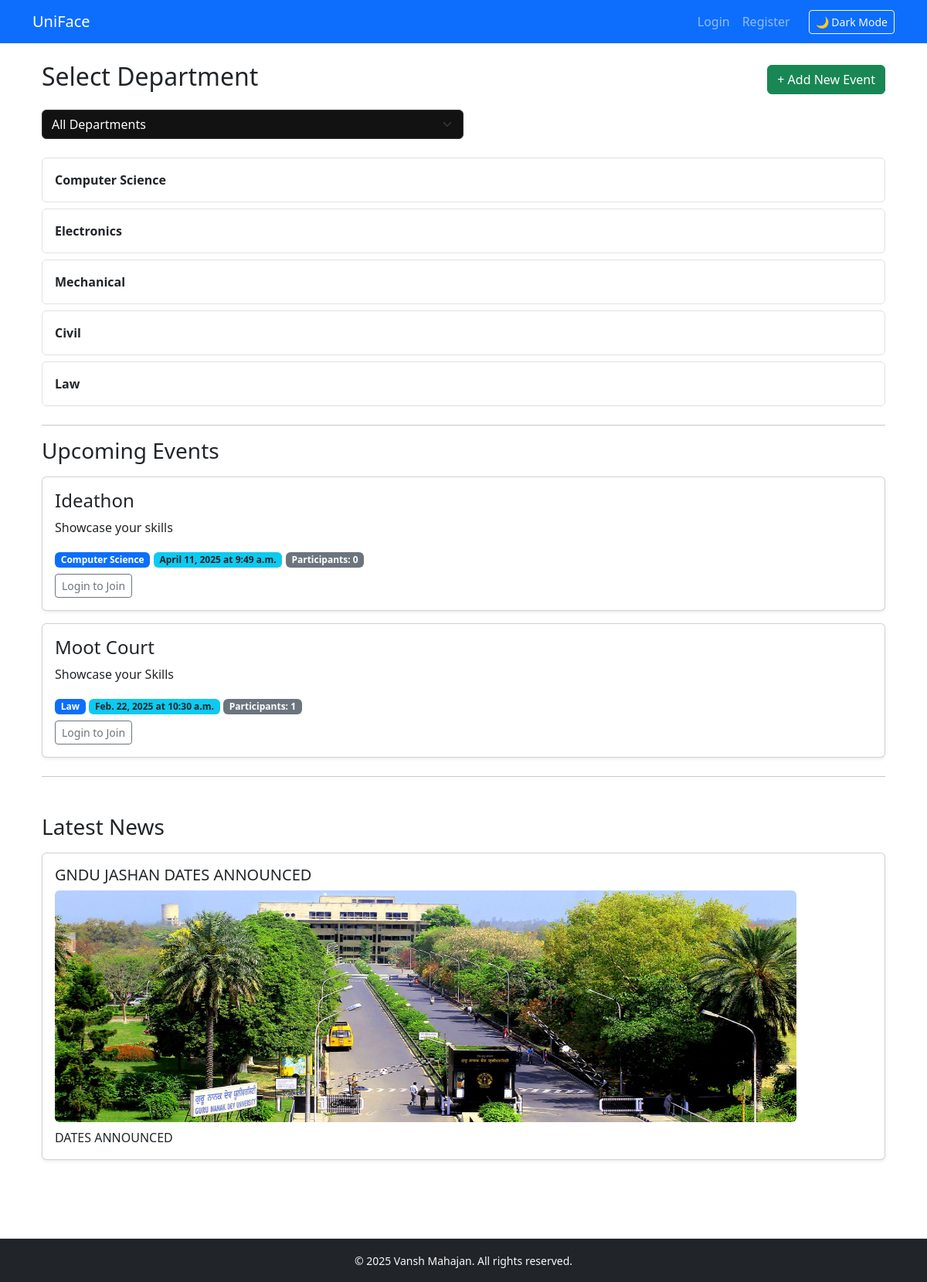
The app's page /, older data.
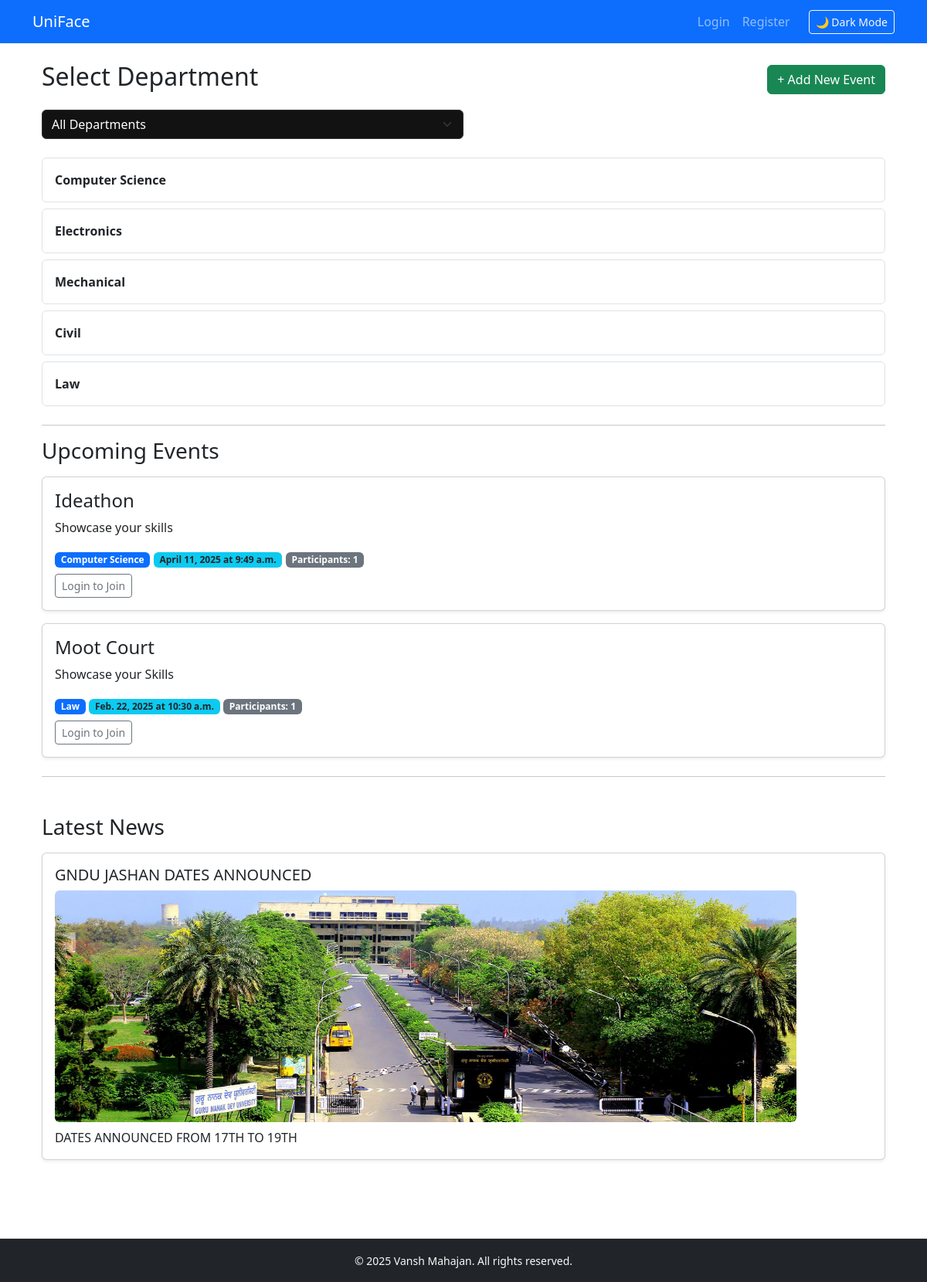
The same page, newer data.
### core/models.py (models this page shows, shortened)
class Department(models.Model):
    name = models.CharField(max_length=100, unique=True)
    description = models.TextField(blank=True)
    email = models.EmailField(blank=True, null=True)
    followers = models.ManyToManyField(User,related_name='followed_departments', blank=True)

class Event(models.Model):
    department = models.ForeignKey(Department, on_delete=models.CASCADE)
    title = models.CharField(max_length=255)
    description = models.TextField()
    date = models.DateField()
    time = models.TimeField()
    created_by = models.ForeignKey(User, on_delete=models.CASCADE, null=True, blank=True)
    participants = models.ManyToManyField(User, related_name='joined_events', blank=True)
    attendees = models.ManyToManyField(User, related_name='event_rsvps', blank=True)

class News(models.Model):
    department = models.ForeignKey(Department, on_delete=models.CASCADE)
    title = models.CharField(max_length=200)
    content = models.TextField()
    image = models.ImageField(upload_to='news_images/', null=True, blank=True)
    content = models.TextField()
    posted_by = models.ForeignKey(User, on_delete=models.SET_NULL, null=True)
    created_at = models.DateTimeField(auto_now_add=True)

### core/views.py (the view)
# urls.py: path('', views.home, name='home'),
def home(request):
    departments = Department.objects.all()
    selected_department = request.GET.get('department')
    events = Event.objects.all()
    news = News.objects.all()
    if selected_department:
        events = events.filter(department__id=selected_department)
        news = news.filter(department__id=selected_department)
    return render(request, 'core/home.html', {
        'departments': departments,
        'events': events,
        'news': news,
        'selected_department': selected_department
    })

### core/templates/core/home.html (shortened to what this page needs)
{% extends 'core/base.html' %}
{% block content %}
<div class="container mt-4">
    <div class="d-flex justify-content-between align-items-center mb-3">
        <h2>Select Department</h2>
        <a href="{% url 'add_event' %}" class="btn btn-success">+ Add New Event</a>
    </div>
    <form method="get" class="mb-4">
        <div class="input-group w-50">
            <select name="department" class="form-select" onchange="this.form.submit()">
                <option value="">All Departments</option>
            </select>
        </div>
    </form>
    {% for dept in departments %}
        <div class="d-flex justify-content-between align-items-center mb-2 border p-3 rounded">
            <strong>{{ dept.name }}</strong>
        </div>
    {% endfor %}
    <hr class="mt-4"/>
    <h3 class="mb-3">Upcoming Events</h3>
    {% for event in events %}
        <div class="card mb-3 shadow-sm">
            <div class="card-body">
                <h4 class="card-title">{{ event.title }}</h4>
                <p class="card-text">{{ event.description }}</p>
                <div class="mb-2">
                    <span class="badge bg-primary">{{ event.department.name }}</span>
                    <span class="badge bg-info text-dark">{{ event.date }} at {{ event.time }}</span>
                    <span class="badge bg-secondary">Participants: {{ event.participants.count }}</span>
                </div>
                {% if user.is_authenticated %}
                    {% if user in event.participants.all %}
                        <a href="{% url 'leave_event' event.id %}" class="btn btn-danger btn-sm">Leave Event</a>
                    {% else %}
                        <a href="{% url 'join_event' event.id %}" class="btn btn-primary btn-sm">Join Event</a>
                    {% endif %}
                {% else %}
                    <a href="{% url 'login' %}" class="btn btn-outline-secondary btn-sm">Login to Join</a>
                {% endif %}
            </div>
        </div>
    {% empty %}
        <p class="text-muted">No upcoming events for this department.</p>
    {% endfor %}
    <hr class="mt-4"/>
    <h3 class="mt-5 mb-3">Latest News</h3>
    {% for item in news %}
        <div class="card mb-2 shadow-sm">
            <div class="card-body">
                <h5 class="card-title">{{ item.title }}</h5>
                {% if item.image %}
                     <img src="{{ item.image.url }}" alt="News Image" class="img-fluid rounded mb-2" style="max-height: 300px;">
                {% else %}
                    <p class="text-muted">No image uploaded.</p>
                {% endif %}
                <div style="max-height: 500px; overflow-y: auto;">
                    <p class="card-text">{{ item.content }}</p>
                </div>
            </div>
        </div>
    {% empty %}
        <p class="text-muted">No news found for this department.</p>
    {% endfor %}
</div>
{% endblock %}

### core/templates/core/base.html (shortened to what this page needs)
<!DOCTYPE html>
<html>
<head>
    <link href="https://cdn.jsdelivr.net/npm/bootstrap@5.3.0/dist/css/bootstrap.min.css" rel="stylesheet">
</head>
<body>
<nav class="navbar navbar-expand-lg navbar-dark bg-primary" id="mainNavbar">
    <div class="container">
        <a class="navbar-brand" href="/">UniFace</a>
        <div class="collapse navbar-collapse justify-content-end" id="navbarNav">
            {% if user.is_authenticated %}
            <ul class="navbar-nav me-3">
                <li class="nav-item">
                    <a class="nav-link" href="{% url 'dashboard' %}">Dashboard</a>
                </li>
                <li class="nav-item">
                    <a class="nav-link" href="{% url 'department_overview' %}">Departments</a>
                </li>
                <li class="nav-item">
                    <a class="nav-link" href="{% url 'upload_news' %}">Upload News</a>
                </li>
            </ul>
            <div class="d-flex align-items-center">
                <span class="text-white me-3">Hi, {{ user.username }}</span>
                <form method="post" action="{% url 'logout' %}" class="me-2">
                    {% csrf_token %}
                    <button type="submit" class="btn btn-outline-light btn-sm">Logout</button>
                </form>
            </div>
            {% else %}
            <ul class="navbar-nav">
                <li class="nav-item">
                    <a class="nav-link" href="{% url 'login' %}">Login</a>
                </li>
                <li class="nav-item">
                    <a class="nav-link" href="{% url 'register' %}">Register</a>
                </li>
            </ul>
            {% endif %}
            <button id="darkModeToggle" class="btn btn-outline-light btn-sm ms-3">🌙 Dark Mode</button>
        </div>
    </div>
</nav>
<div class="container mt-4 content-container">
    {% block content %}
    {% endblock %}
</div>
<footer class="text-center py-3 bg-dark text-light border-top position-fixed bottom-0 w-100">
    <small>&copy; 2025 Vansh Mahajan. All rights reserved.</small>
</footer>
</body>
</html>

### core/templates/core/base.html (style rules this page uses)
.form-control, .form-select { background-color: #121212; color: #ffffff; border-color: #333; }
footer { margin-top: 100px; }
.content-container { padding-bottom: 150px; }

Row changes from the older to the newer data that the page shows:
computed for Event "Ideathon": participants.count "0" → "1"
changed News "GNDU JASHAN DATES ANNOUNCED": content "DATES ANNOUNCED" → "DATES ANNOUNCED FROM 17TH TO 19TH"
